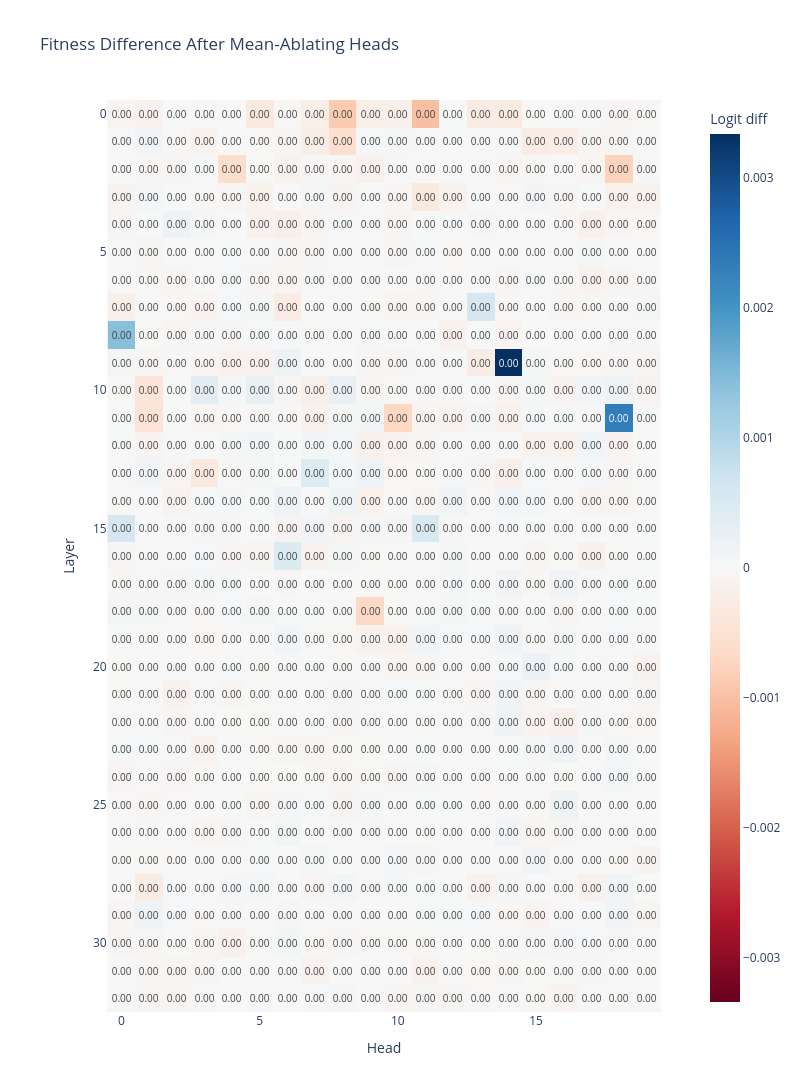

Notebook cell for this chart:
### Code cell
imshow(
    ablation_scores,
    labels={"x": "Head", "y": "Layer", "color": "Logit diff"},
    title="Fitness Difference After Mean-Ablating Heads",
    text_auto=".2f",
    width=800,
    height=1100,
)

### Figure 1 — Plotly figure (JSON) as saved in the notebook; plotly's stock layout.template omitted (floating-point values rounded to 4 significant figures; data arrays with more than 128 entries replaced by an {"elided": "..."} marker saying what was removed)
{"data": [{"coloraxis": "coloraxis", "hovertemplate": "Head: %{x}<br>Layer: %{y}<br>Logit diff: %{z}<extra></extra>", "name": "0", "texttemplate": "%{z:.2f}", "type": "heatmap", "xaxis": "x", "yaxis": "y", "z": {"elided": "33x20 float values"}}], "layout": {"coloraxis": {"cmid": 0, "colorbar": {"title": {"text": "Logit diff"}}, "colorscale": [[0, "rgb(103,0,31)"], [0.1, "rgb(178,24,43)"], [0.2, "rgb(214,96,77)"], [0.3, "rgb(244,165,130)"], [0.4, "rgb(253,219,199)"], [0.5, "rgb(247,247,247)"], [0.6, "rgb(209,229,240)"], [0.7, "rgb(146,197,222)"], [0.8, "rgb(67,147,195)"], [0.9, "rgb(33,102,172)"], [1, "rgb(5,48,97)"]]}, "height": 1100, "title": {"text": "Fitness Difference After Mean-Ablating Heads"}, "width": 800, "xaxis": {"anchor": "y", "constrain": "domain", "domain": [0, 1], "scaleanchor": "y", "title": {"text": "Head"}}, "yaxis": {"anchor": "x", "autorange": "reversed", "constrain": "domain", "domain": [0, 1], "title": {"text": "Layer"}}}}
